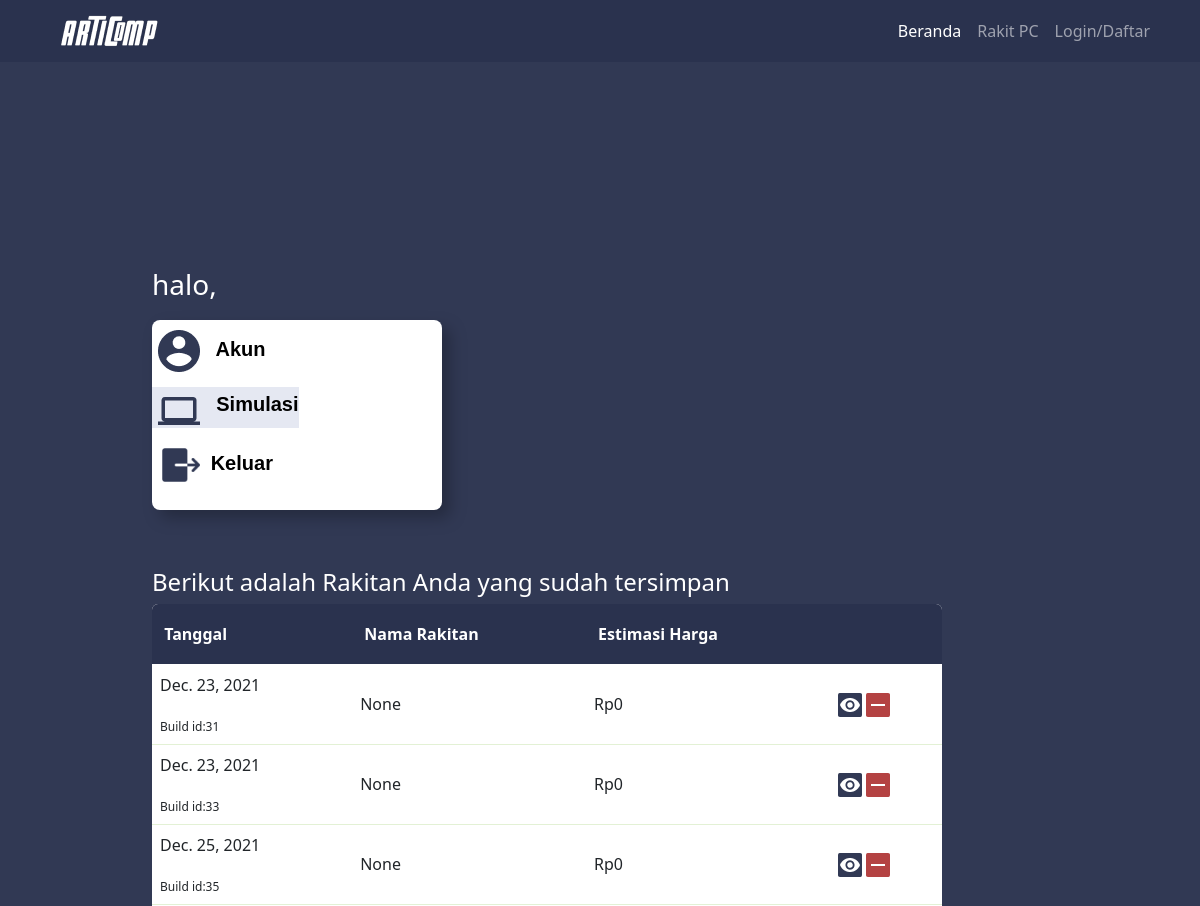
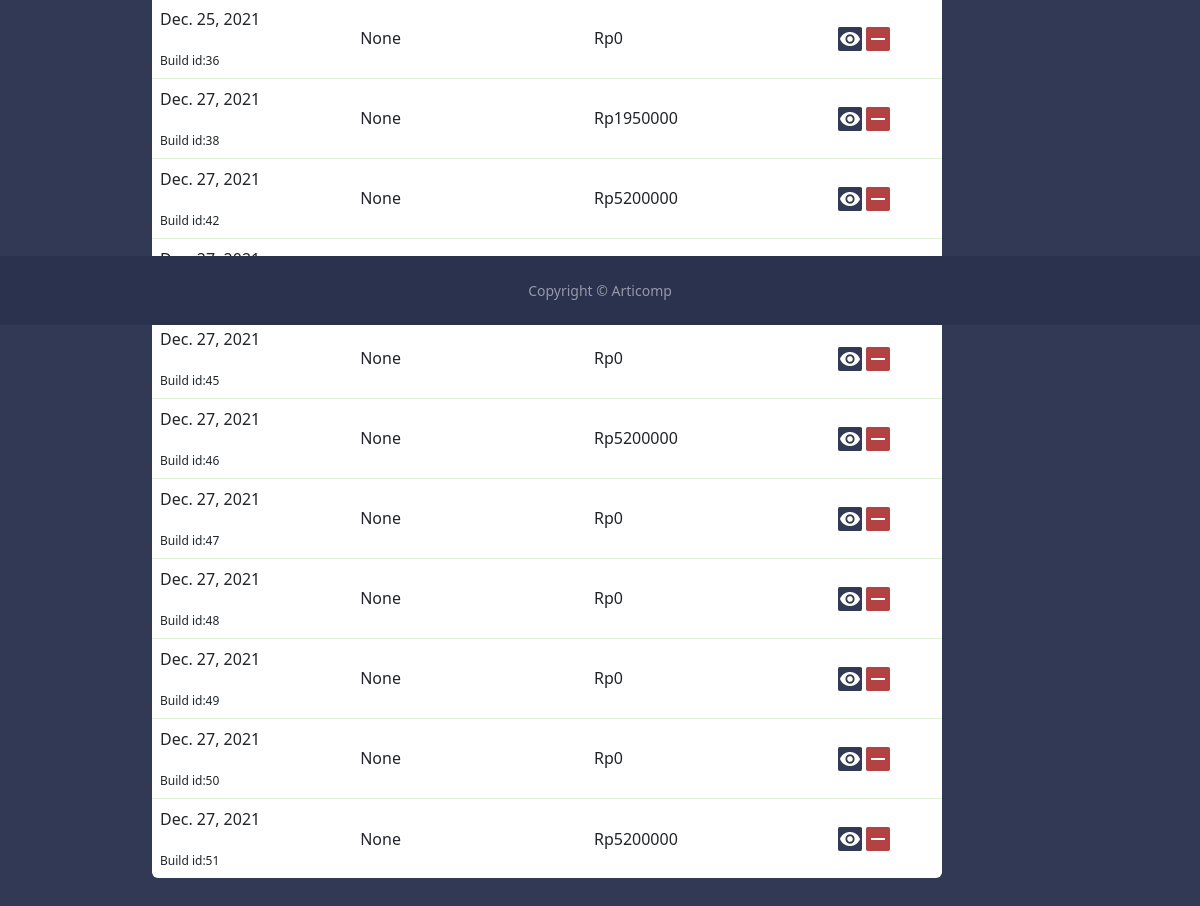
Page /user/bsa/builds/ on the committed database (2 pictures, top to bottom).
### build/models.py (models this page shows)
class Build(models.Model):
    owner = models.CharField(max_length=120, default="")
    gpu = models.ForeignKey(GPU, null=True, blank=True, on_delete=models.DO_NOTHING)
    cpu = models.ForeignKey(CPU, null=True, blank=True, on_delete=models.DO_NOTHING)
    motherboard = models.ForeignKey(Motherboard, null=True, blank=True, on_delete=models.DO_NOTHING)
    ram = models.ForeignKey(RAM, null=True, blank=True, on_delete=models.DO_NOTHING)
    disk = models.ForeignKey(Disk, null=True, blank=True, on_delete=models.DO_NOTHING)
    power_supply = models.ForeignKey(PowerSupply, null=True, blank=True, on_delete=models.DO_NOTHING)
    cooler = models.ForeignKey(Cooler, null=True, blank=True, on_delete=models.DO_NOTHING)
    case = models.ForeignKey(Case, null=True, blank=True, on_delete=models.DO_NOTHING)
    fan = models.ForeignKey(Fan, null=True, blank=True, on_delete=models.DO_NOTHING)
    total_harga = models.PositiveIntegerField(default=0)
    build_title = models.CharField(max_length=120, null=True)
    dibuat = models.DateField(auto_now=True)
    def __str__(self):
        return "Build id: %s" %(self.id)

### user/views.py (the view)
# urls.py: path('builds/', userBuildView, name='builds'),
def userBuildView(request, username):
    build = Build.objects.filter(owner=request.user.username)
    print(build)
    context = {"build": build}
    return render(request, 'user/profile-rakit.html', context)

### user/templates/user/profile-rakit.html
{% extends 'base.html' %}
{% load static %}
{% block content %}
<link rel="stylesheet" href="/static/css/profile-rakit.css">
<div class="jumbotron jumbotron-fluid">
  <div class="semua">
    <div class="kiri" align="left">
      <h3 align="left" style="color: white;">halo, {{ user.username }}</h3>
      <div class="list-menu">
        <a href="{% url 'user:profile' user.username %}" style="text-decoration: none;">
          <p class="akun" align="left" style="color: black;">&nbsp;<img src="/static/assets/VectorAkun.png" alt="Akun">
            &nbsp; Akun </p>
        </a>
        <a>
          <p class="Rakit" align="left" style="color: black;">&nbsp;<img src="/static/assets/VectorRiwayat.png"
              alt="Simulasi" style="margin-top: 10px;"> &nbsp; Simulasi </p>
        </a>
        <a href="{% url 'account:logout' %}" style="text-decoration: none;">
          <p class="logout" align="left" style="color: black;">&nbsp;<img src="/static/assets/Logout.png"
              alt="Keluar">&nbsp;
            Keluar
          </p>
        </a>
      </div>
    </div>
    <div class="kanan" align="right">
      <table align="right">
        <h3 style="color: white; font-size: 150%;"> Berikut adalah Rakitan Anda yang sudah tersimpan
          &nbsp; &nbsp; &nbsp; &nbsp; &nbsp; &nbsp; &nbsp; &nbsp; &nbsp; &nbsp; &nbsp; &nbsp; &nbsp;
          &nbsp; &nbsp; &nbsp; &nbsp; </h3>
        {% if build %}
        <thead>
          <tr>
            <th> &nbsp;Tanggal</th>
            <th> &nbsp;Nama Rakitan</th>
            <th> &nbsp;Estimasi Harga</th>
            <th> </th>
          </tr>
          <thead>
          <tbody>
            {% for list in build %}
            <tr>
              <td>{{ list.dibuat}}<br><br> <span class="buildid" style="font-size: 12px;">Build id:{{list.id}}</span>
              </td>
              <td style="font-style: bold;">{{list.build_title}}</td>
              <td>Rp{{list.total_harga}}</td>
              <td><a href="{% url 'user:viewBuild' user.username list.id %}"><img src="/static/assets/edit.png" alt="Lihat"></a> <a href="{% url 'user:deleteBuild' user.username list.id %}"><img src="/static/assets/remove.png" alt="Hapus"></a></td>
            </tr>
            {% endfor %}
          </tbody>
          {% else %}
            <td>
              <div style="text-align: center;">Tidak Ada Rakitan</div>
            </td>
          {% endif %}
      </table>
    </div>
  </div>
</div>
{% endblock %}

### static/css/base.css (style rules this page uses)
.backgroundd { background-color: #313954; background-size: cover; min-height: 100%; }

### static/css/profile-rakit.css (style rules this page uses)
.jumbotron { background-color: 313954; background-size: cover; height: 100%; }
.semua { display: flex; margin-top: 15%; margin-left: 10%; margin-right: 10%; flex-wrap: wrap; }
.kiri { padding: 26px 0px 32px 32px; }
.kanan { padding: 26px 0px 32px 32px; }
.list-menu { font-family: Arial, Helvetica, sans-serif; font-weight: 700; font-size: 20; width: 290px; height: 190px; margin-top: 10px; background: #FFFFFF; border-radius: 8px; filter: drop-shadow(8px 8px 8px rgba(0, 0, 0, 0.25)); float: left; }
.akun { margin-top: 10px; height: 41px; justify-self: left; }
.rakit { height: 41px; justify-self: left; background-color: #E5E8F2;; }
.logout { height: 41px; justify-self: left; }
table { border-spacing: 1; border-collapse: collapse; background: white; border-radius: 6px; overflow: hidden; max-width: 900px; width: 100%; margin: 0 auto; position: relative; }
table * { position: relative; }
table td, table th { padding-left: 8px; }
table thead tr { height: 60px; background: #2A324E; font-size: 16px; color: #FFFFFF; }
table tbody tr { height: 80px; border-bottom: 1px solid #E3F1D5; }
table tbody tr:last-child { border: 0; }
table td, table th { text-align: left; }

### rows in the picture
Build: dibuat "Dec. 23, 2021", id "31", build_title "None", total_harga "0"
Build: dibuat "Dec. 23, 2021", id "33", build_title "None", total_harga "0"
Build: dibuat "Dec. 25, 2021", id "35", build_title "None", total_harga "0"
Build: dibuat "Dec. 25, 2021", id "36", build_title "None", total_harga "0"
Build: dibuat "Dec. 27, 2021", id "38", build_title "None", total_harga "1950000"
Build: dibuat "Dec. 27, 2021", id "42", build_title "None", total_harga "5200000"
Build: dibuat "Dec. 27, 2021", id "45", build_title "None", total_harga "0"
Build: dibuat "Dec. 27, 2021", id "46", build_title "None", total_harga "5200000"
Build: dibuat "Dec. 27, 2021", id "47", build_title "None", total_harga "0"
Build: dibuat "Dec. 27, 2021", id "48", build_title "None", total_harga "0"
Build: dibuat "Dec. 27, 2021", id "49", build_title "None", total_harga "0"
Build: dibuat "Dec. 27, 2021", id "50", build_title "None", total_harga "0"
Build: dibuat "Dec. 27, 2021", id "51", build_title "None", total_harga "5200000"
